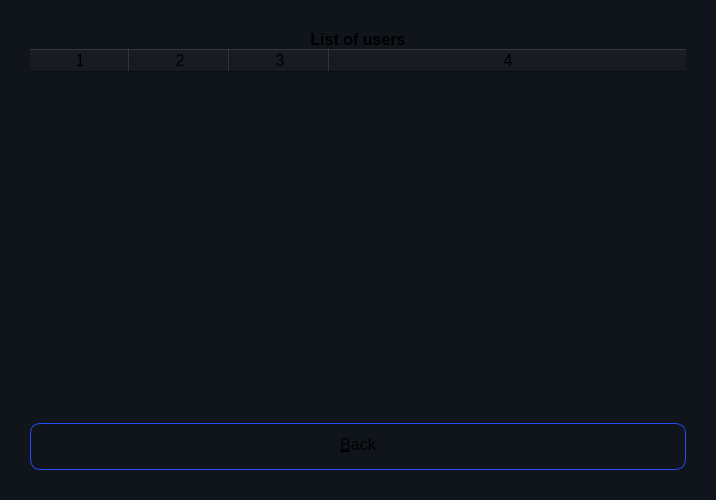
<?xml version="1.0" encoding="UTF-8"?>
<ui version="4.0">
 <class>ShowUsers</class>
 <widget class="QDialog" name="ShowUsers">
  <property name="windowModality">
   <enum>Qt::WindowModal</enum>
  </property>
  <property name="geometry">
   <rect>
    <x>0</x>
    <y>0</y>
    <width>716</width>
    <height>500</height>
   </rect>
  </property>
  <property name="minimumSize">
   <size>
    <width>700</width>
    <height>500</height>
   </size>
  </property>
  <property name="font">
   <font>
    <pointsize>-1</pointsize>
   </font>
  </property>
  <property name="windowTitle">
   <string>Reset Credentials</string>
  </property>
  <property name="styleSheet">
   <string notr="true">
*{
  background-color :#10141b;
  color:rgba(255, 255, 255, .75);
  border: none;
  font-size: 16px;
}

QLabel{
  color:rgba(255, 255, 255, .5);
}


#tableBalance
{
  background-color: #1f232a;
  color:rgba(255, 255, 255, .5);
}

QPushButton{
	height: 30px;
	border-radius: 10px;
	text-align: center;
	padding: 5px, 10px;
	border: 1px solid #264BF6;
}

QPushButton::hover{
	background-color: rgba(0, 0, 255, .30);
}

</string>
  </property>
  <property name="modal">
   <bool>true</bool>
  </property>
  <layout class="QVBoxLayout" name="verticalLayout">
   <property name="spacing">
    <number>0</number>
   </property>
   <property name="leftMargin">
    <number>30</number>
   </property>
   <property name="topMargin">
    <number>30</number>
   </property>
   <property name="rightMargin">
    <number>30</number>
   </property>
   <property name="bottomMargin">
    <number>30</number>
   </property>
   <item>
    <widget class="QLabel" name="labelHeading">
     <property name="font">
      <font>
       <pointsize>-1</pointsize>
       <bold>true</bold>
      </font>
     </property>
     <property name="styleSheet">
      <string notr="true"/>
     </property>
     <property name="text">
      <string>List of users</string>
     </property>
     <property name="alignment">
      <set>Qt::AlignCenter</set>
     </property>
     <property name="margin">
      <number>10</number>
     </property>
    </widget>
   </item>
   <item>
    <widget class="QTableWidget" name="tableWidget">
     <property name="minimumSize">
      <size>
       <width>500</width>
       <height>300</height>
      </size>
     </property>
     <property name="font">
      <font>
       <pointsize>-1</pointsize>
      </font>
     </property>
     <property name="styleSheet">
      <string notr="true"/>
     </property>
     <property name="sizeAdjustPolicy">
      <enum>QAbstractScrollArea::AdjustIgnored</enum>
     </property>
     <property name="editTriggers">
      <set>QAbstractItemView::NoEditTriggers</set>
     </property>
     <property name="selectionMode">
      <enum>QAbstractItemView::SingleSelection</enum>
     </property>
     <property name="selectionBehavior">
      <enum>QAbstractItemView::SelectRows</enum>
     </property>
     <property name="columnCount">
      <number>4</number>
     </property>
     <attribute name="horizontalHeaderCascadingSectionResizes">
      <bool>false</bool>
     </attribute>
     <attribute name="horizontalHeaderMinimumSectionSize">
      <number>25</number>
     </attribute>
     <attribute name="horizontalHeaderHighlightSections">
      <bool>false</bool>
     </attribute>
     <attribute name="horizontalHeaderStretchLastSection">
      <bool>true</bool>
     </attribute>
     <attribute name="verticalHeaderVisible">
      <bool>false</bool>
     </attribute>
     <attribute name="verticalHeaderCascadingSectionResizes">
      <bool>false</bool>
     </attribute>
     <attribute name="verticalHeaderDefaultSectionSize">
      <number>22</number>
     </attribute>
     <attribute name="verticalHeaderHighlightSections">
      <bool>false</bool>
     </attribute>
     <column/>
     <column/>
     <column/>
     <column/>
    </widget>
   </item>
   <item>
    <layout class="QHBoxLayout" name="horizontalLayout">
     <property name="spacing">
      <number>0</number>
     </property>
     <property name="topMargin">
      <number>30</number>
     </property>
     <item>
      <widget class="QPushButton" name="buttonBack">
       <property name="minimumSize">
        <size>
         <width>0</width>
         <height>0</height>
        </size>
       </property>
       <property name="maximumSize">
        <size>
         <width>16777215</width>
         <height>16777215</height>
        </size>
       </property>
       <property name="font">
        <font>
         <pointsize>-1</pointsize>
        </font>
       </property>
       <property name="text">
        <string>&amp;Back</string>
       </property>
       <property name="icon">
        <iconset resource="../src/resource.qrc">
         <normaloff>:/icons/icons/back.png</normaloff>:/icons/icons/back.png</iconset>
       </property>
       <property name="default">
        <bool>true</bool>
       </property>
      </widget>
     </item>
    </layout>
   </item>
  </layout>
 </widget>
 <resources>
  <include location="../src/resource.qrc"/>
 </resources>
 <connections>
  <connection>
   <sender>buttonBack</sender>
   <signal>clicked()</signal>
   <receiver>ShowUsers</receiver>
   <slot>close()</slot>
   <hints>
    <hint type="sourcelabel">
     <x>357</x>
     <y>448</y>
    </hint>
    <hint type="destinationlabel">
     <x>357</x>
     <y>249</y>
    </hint>
   </hints>
  </connection>
 </connections>
</ui>
